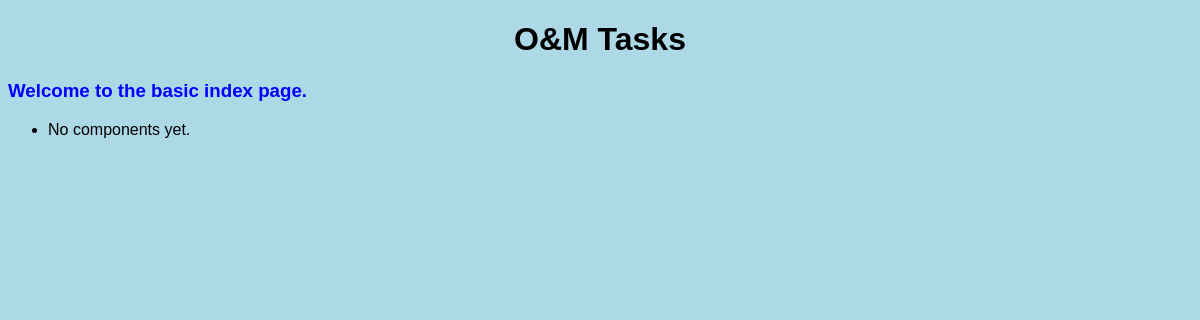
The page /tasks/ on the database as committed earlier.
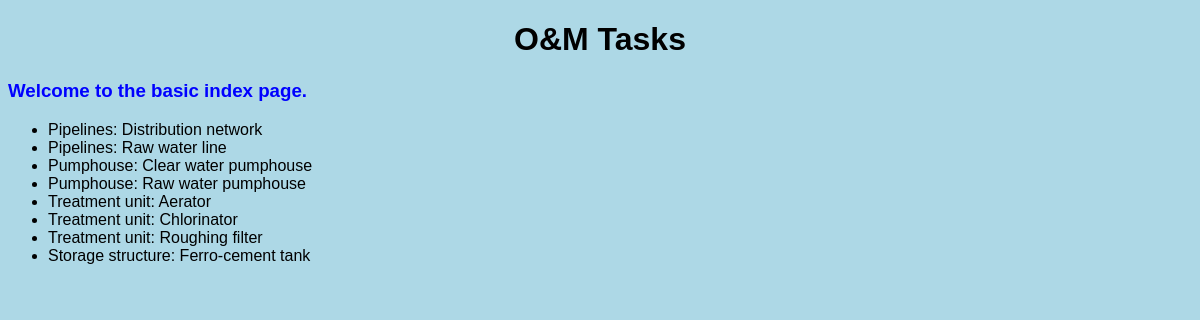
The same page on the database as committed later.
### tasks/models.py (models this page shows)
class Component(models.Model):
    component_type = models.ForeignKey(Component_Type,
                                       on_delete=models.CASCADE,
                                       related_name="components")
    component = models.CharField(max_length=64)
    def __str__(self) -> str:
        return f"{self.component_type}: {self.component}"

class Component_Type(models.Model):
    component_type = models.CharField(max_length=64)
    def __str__(self) -> str:
        return f"{self.component_type.capitalize()}"
    class Meta:
        verbose_name = "Component Type"
        verbose_name_plural = "Component Types"

### tasks/views.py (the view)
# urls.py: path("", views.index, name="index"),
def index(request):
    list_components = Component.objects.all().order_by('component_type', 'component')
    return render(request, 'tasks/index.html', {
        "comps": list_components,
    })

### tasks/templates/tasks/index.html
{% extends 'tasks/layout.html' %}
{% block body %}
    <h1>O&M Tasks</h1>
    <h3>Welcome to the basic index page.</h3>
    <ul>
        {% for comp in comps %}
        <li>{{ comp }}</li>
        {% empty %}
        <li>No components yet.</li>
        {% endfor %}
    </ul>
{% endblock %}

### tasks/templates/tasks/layout.html (shortened to what this page needs)
{% load static %}
<!DOCTYPE html>
<html lang="en">
    <head>
        <link rel="stylesheet" href="{% static 'tasks/my_styles.css' %}">
    </head>
    <body>
        {% block body %}
        {% endblock %}
    </body>
</html>

### tasks/static/tasks/my_styles.css (style rules this page uses)
h1, h2 { text-align: center; }
h3 { color: blue; font-family: 'Lucida Sans', 'Lucida Sans Regular', 'Lucida Grande', 'Lucida Sans Unicode', Geneva, Verdana, sans-serif; }
body { background-color: lightblue; font-family: Verdana, Geneva, Tahoma, sans-serif; }

Rows that differ between the two databases and show on the page:
added Component: component_type+component "Pipelines: Distribution network"
added Component: component_type+component "Pipelines: Raw water line"
added Component: component_type+component "Pumphouse: Clear water pumphouse"
added Component: component_type+component "Pumphouse: Raw water pumphouse"
added Component: component_type+component "Treatment unit: Aerator"
added Component: component_type+component "Treatment unit: Chlorinator"
added Component: component_type+component "Treatment unit: Roughing filter"
added Component: component_type+component "Storage structure: Ferro-cement tank"
Other text that changed with them:
text no longer shown: "No components yet."
